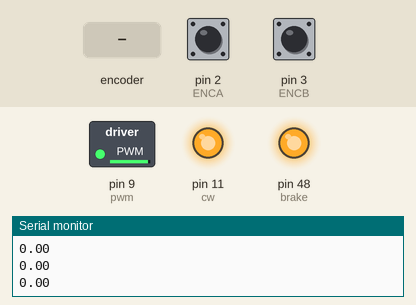
A sketch run on a simulated Arduino Mega 2560, built with avr-gcc and run on an emulated ATmega2560. Parts: switched loads named in the sketch (green lamp = pin HIGH), output pins drawn as LEDs (lit = HIGH), the last lines printed to the serial monitor. Inputs (shaded band) come from the test bench; at power-on: pin 2 (ENCA) HIGH, pin 3 (ENCB) HIGH.

Above: at 0.45 s.
At 4.2 s:
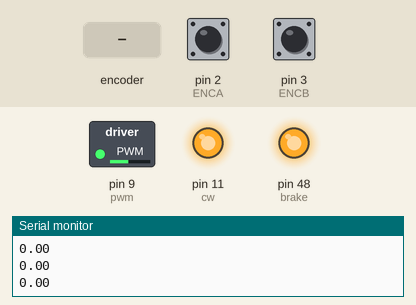
4.3 s: rotary encoder on pin 2 (ENCA) / pin 3 (ENCB) turned 1 step (first pin leading)
At 5.95 s:
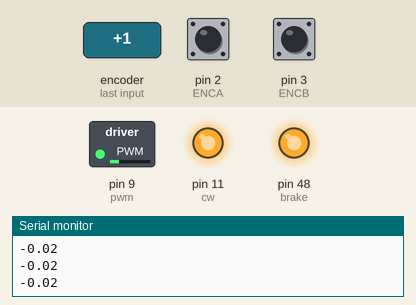
Timing chart, 0 to 13.3 s (numbered marks = the images above; inputs shaded):
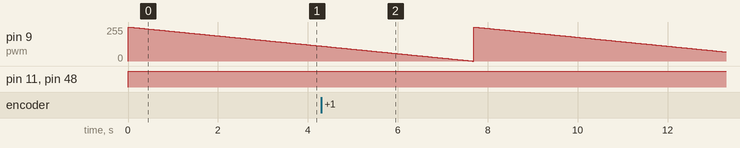

The sketch:

FindRPM.ino
```cpp
#include <util/atomic.h>

#define ENCA 2 //21-PD0 //19-RX1  //17-RX2
#define ENCB 3 //20-PD1 //18-TX1  //16-TX2
#define brake 48 //PL1
#define cw 11 // 1A
#define pwm 9 //

// globals
long prevT=0;
int posPrev=0;
volatile int pos_i=0;
volatile float velocity_i=0;
volatile long prevT_i=0;


void readEncoder(){
  int b=digitalRead(ENCB);
  int increment=0;
  if (b>0){
    increment=1;
//    pos_i++;
  }
  else{
    increment=-1;
//    pos_i--;
  }
  pos_i=pos_i+increment;
//  Serial.println(pos_i);

  long currT=micros();
  float deltaT=((float) (currT-prevT_i))/1.0e6;
  velocity_i=increment/deltaT;
  prevT_i=currT;
}


void setMotor(int dir, int pwr){

  if (dir == 1){
    digitalWrite(cw, HIGH);
  }
  else{
    digitalWrite(cw, LOW);
  }
//  Serial.println(255-pwr);
  digitalWrite(brake, HIGH);
  analogWrite(pwm, 255-pwr);
}

void setup() {
  // put your setup code here, to run once:
  Serial.begin(9600);
  pinMode(ENCA, INPUT);
  pinMode(ENCB, INPUT);
  pinMode(brake, OUTPUT);
  pinMode(cw, OUTPUT);
  pinMode(pwm, OUTPUT);
//  digitalWrite(ENCA, HIGH);
  digitalWrite(brake, LOW); // Low means braking.
//  digitalWrite(cw, HIGH); // gives positive value // Low will give negative
  analogWrite(pwm, 255); // 255 means stop // 0 means go.
//  mpu.calcOffsets(true, true);
//  M = 0.084*0.097*0.097/2; // Moment of Inertia.
  attachInterrupt(digitalPinToInterrupt(ENCA), readEncoder, RISING);
}

void loop() {
//  Serial.println(pos_i);
  int pwr = 100/3.0*micros()/1.0e6;
  int dir = 1;
  setMotor(dir, pwr);

  int pos=0;
  float velocity2=0;
  ATOMIC_BLOCK(ATOMIC_RESTORESTATE){
    pos = pos_i;
    velocity2=velocity_i;
  }

//   Computing velocity with method 1
//  long currT = micros();
//  float deltaT = ((float) (currT-prevT))/1.0e6;
//  float velocity1 = (pos-posPrev)/deltaT;
//  posPrev=pos;
//  prevT = currT;


  float v2 = velocity2/600.0*60.0;
//  Serial.print(velocity1);
//  Serial.print(" ");
  Serial.print(v2);
  Serial.println();
}
```
